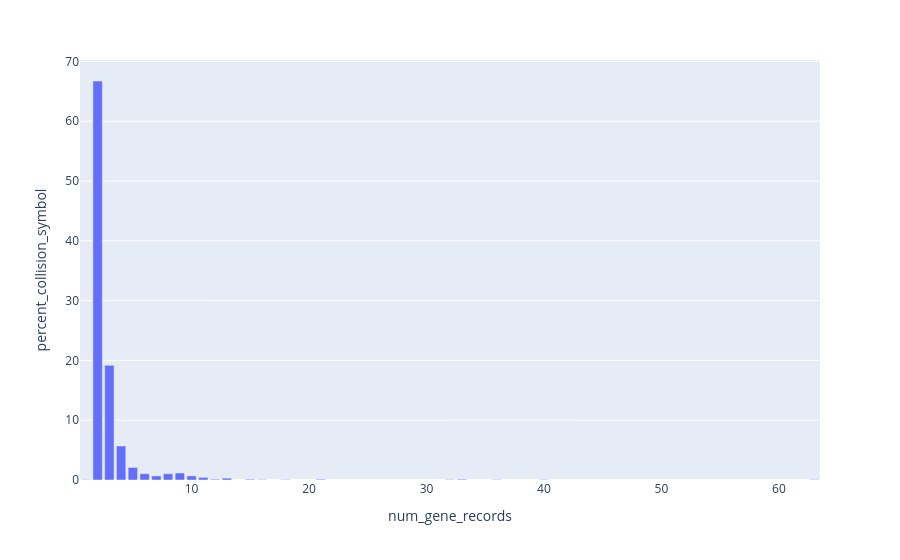

Notebook source saved alongside this figure:
### Code cell
aacdfx.create_aa_collision_histogram(merged_alias_aa_collision_ensg_df, "ENSG", ensg_aa_collision_count)

### Figure 1 — Plotly figure (JSON) as saved in the notebook; plotly's stock layout.template omitted (floating-point values rounded to 4 significant figures)
{"data": [{"hovertemplate": "num_gene_records=%{x}<br>percent_collision_symbol=%{y}<extra></extra>", "legendgroup": "", "marker": {"color": "#636efa", "pattern": {"shape": ""}}, "name": "", "orientation": "v", "showlegend": false, "textposition": "auto", "type": "bar", "x": [1, 2, 3, 4, 5, 6, 7, 8, 9, 10, 11, 12, 13, 15, 16, 18, 21, 32, 33, 36, 40, 63], "xaxis": "x", "y": [0.06184, 66.73, 19.17, 5.69, 2.103, 1.051, 0.6803, 1.051, 1.175, 0.6803, 0.4329, 0.1237, 0.3092, 0.1237, 0.06184, 0.06184, 0.1237, 0.06184, 0.1237, 0.06184, 0.06184, 0.06184], "yaxis": "y"}], "layout": {"barmode": "relative", "legend": {"tracegroupgap": 0}, "margin": {"t": 60}, "xaxis": {"anchor": "y", "domain": [0, 1], "title": {"text": "num_gene_records"}}, "yaxis": {"anchor": "x", "domain": [0, 1], "title": {"text": "percent_collision_symbol"}}}}
